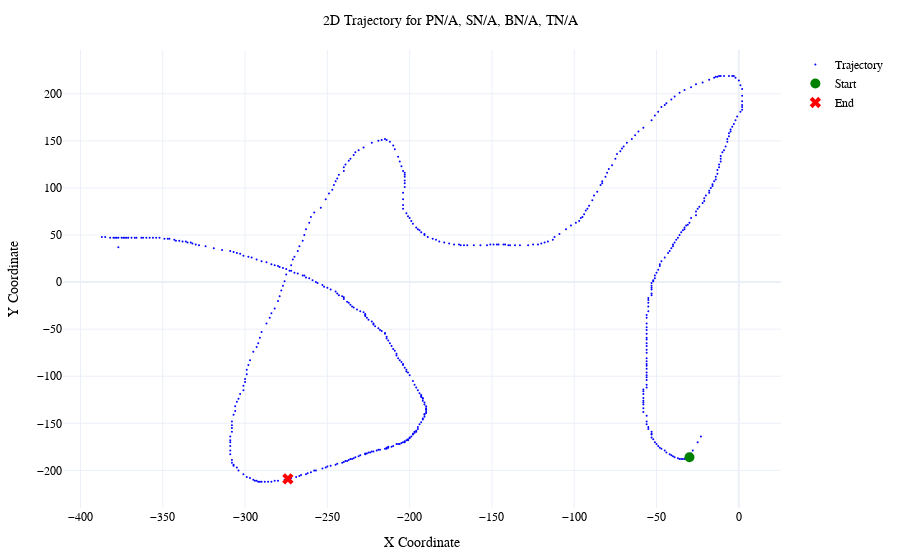

Notebook source saved alongside this figure:
### Code cell
plot_trial_coordinates(df)

### Figure 1 — Plotly figure (JSON) as saved in the notebook; plotly's stock layout.template omitted (floating-point values rounded to 4 significant figures; data arrays with more than 128 entries replaced by an {"elided": "..."} marker saying what was removed)
{"data": [{"marker": {"color": "blue", "size": 2}, "mode": "markers", "name": "Trajectory", "type": "scatter", "x": {"elided": "564 int values"}, "y": {"elided": "564 int values"}}, {"marker": {"color": "green", "size": 10, "symbol": "circle"}, "mode": "markers", "name": "Start", "type": "scatter", "x": [-30], "y": [-186]}, {"marker": {"color": "red", "size": 10, "symbol": "x"}, "mode": "markers", "name": "End", "type": "scatter", "x": [-274], "y": [-209]}], "layout": {"font": {"color": "black", "family": "Times New Roman", "size": 12}, "margin": {"b": 50, "l": 50, "r": 50, "t": 50}, "showlegend": true, "title": {"font": {"size": 14}, "text": "2D Trajectory for PN/A, SN/A, BN/A, TN/A", "x": 0.5}, "xaxis": {"title": {"text": "X Coordinate"}}, "yaxis": {"title": {"text": "Y Coordinate"}}}}
